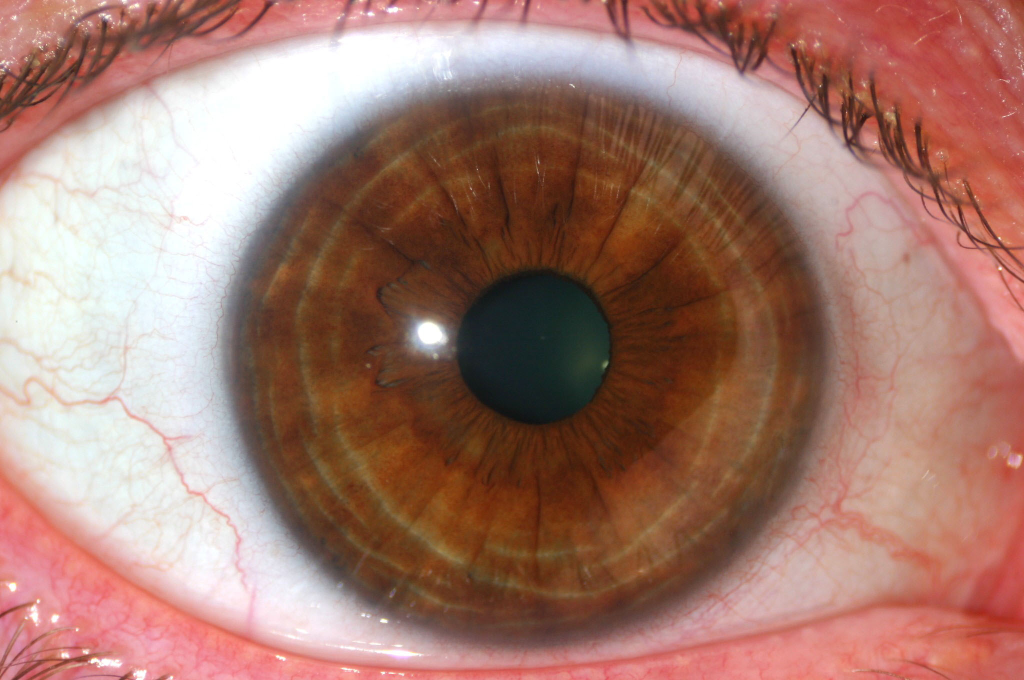
%> input picture image2.jpg, 2048 x 1360 px (shown at 1/2 size)
$ octave --eval "result = main(imread('image2.jpg'));"   (GNU Octave 9; MATLAB toolbox functions it lacks are replaced by stand-ins)
%> lines starting %> are read from the running program, lines starting %| are printed output that depends on the picture
### findPupilSizeAndLocation.m
function [ row, column, radius ] = findPupilSizeAndLocation( img )
% [34 lines of commented-out code are left out]
imshow(img);

fprintf('select 4 points along the edge of the pupil that are not next to',...
    'each other. ideal distance between points is ?/2');

a = impoint(gca);
pt1 = getPosition(a);


a = impoint(gca);
pt2 = getPosition(a);


a = impoint(gca);
pt3 = getPosition(a);


a = impoint(gca);
pt4 = getPosition(a);

A = [pt1(1) pt2(1) pt3(1) pt4(1)];
B = [pt1(2) pt2(2) pt3(2) pt4(2)];

column = sum(A)/4;
row = sum(B)/4;


radius1 = sqrt((pt1(1) - column)^2 + (pt1(2) - row)^2);
radius2 = sqrt((pt2(1) - column)^2 + (pt2(2) - row)^2);
radius3 = sqrt((pt3(1) - column)^2 + (pt3(2) - row)^2);
radius4 = sqrt((pt4(1) - column)^2 + (pt4(2) - row)^2);


radius = (radius1 + radius2 + radius3 + radius4) / 4;


end

### main.m
function [img2, featureVector] = main(img)
close all
global GRAY
global RED
global BLUE
global GREEN
GRAY = 4;
RED = 1;
BLUE = 3;
GREEN = 2;

directory = dir('*.png');
%for i = 1 : size(directory,1)


    % Read in original iris image
    imgs(:,:,GRAY) = rgb2gray(img);
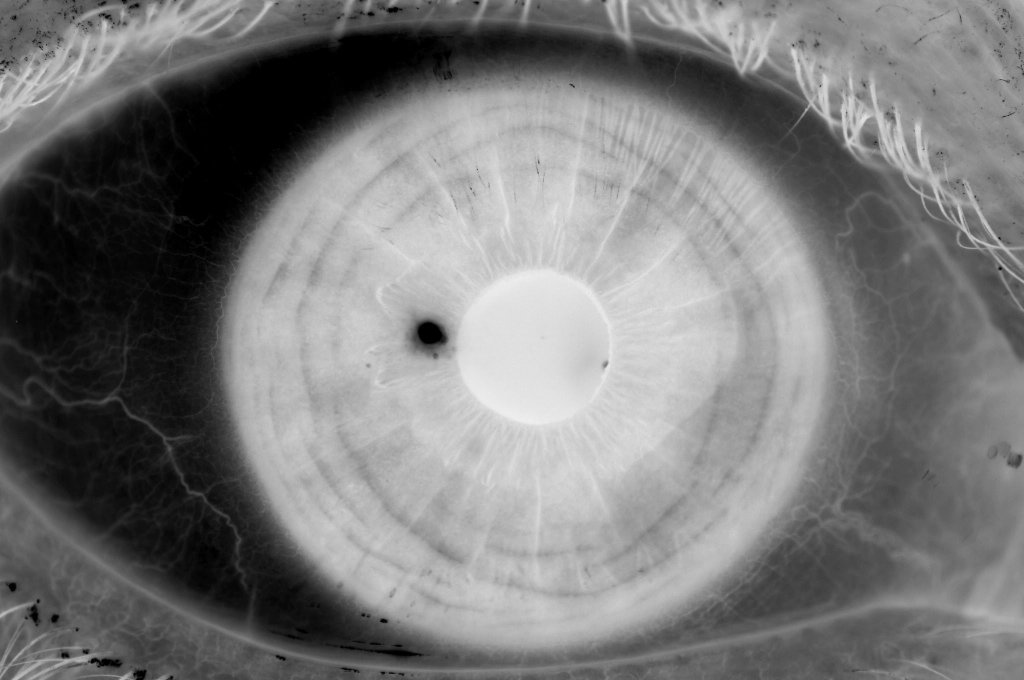
%> imgs: size 1360x2048x4 uint8 (shown at 1/2 size); mean R, G, B, A 0, 0, 0, 134.1; transparent parts drawn white
    imgs(:,:,RED)  = img(:,:,RED);
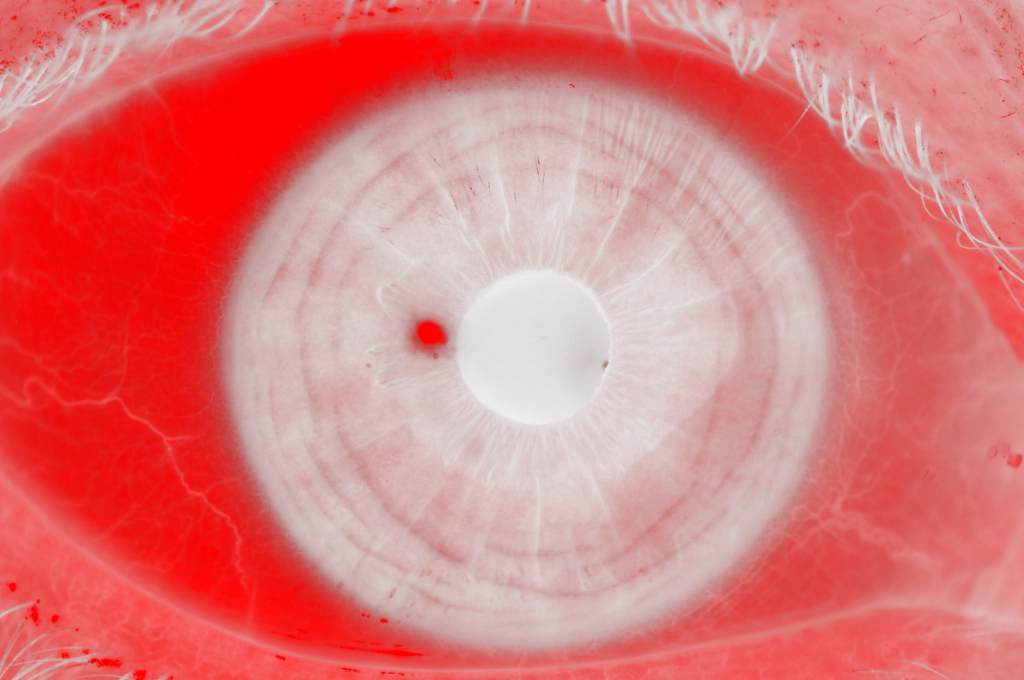
%> imgs: size 1360x2048x4 uint8 (shown at 1/2 size); mean R, G, B, A 164.7, 0, 0, 134.1; transparent parts drawn white
    imgs(:,:,BLUE) = img(:,:,BLUE);
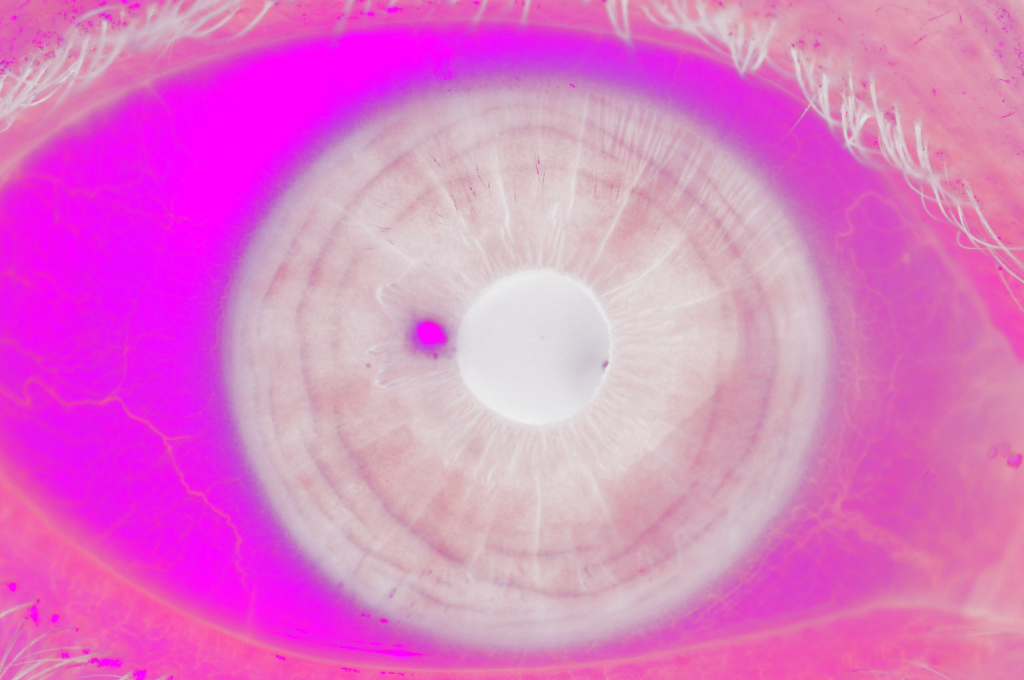
%> imgs: size 1360x2048x4 uint8 (shown at 1/2 size); mean R, G, B, A 164.7, 0, 111.7, 134.1; transparent parts drawn white
    imgs(:,:,GREEN) = img(:,:,GREEN);
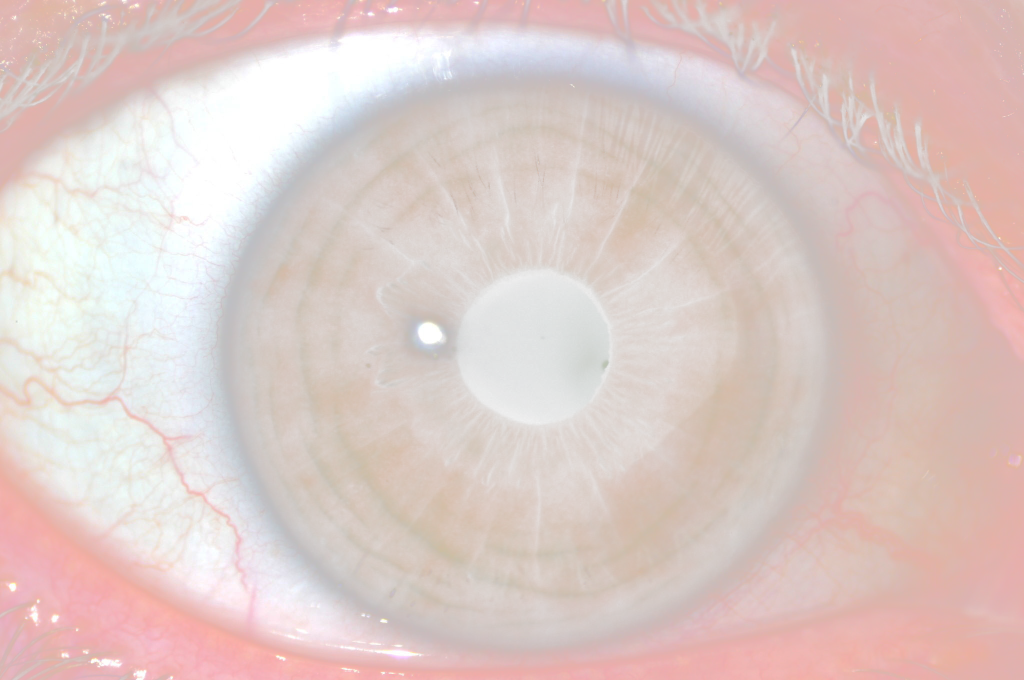
%> imgs: size 1360x2048x4 uint8 (shown at 1/2 size); mean R, G, B, A 164.7, 122.9, 111.7, 134.1; transparent parts drawn white
%> the run ends on the next line


    [ row, column, radius ] = findPupilSizeAndLocation( img );
    [radius_2 ] = findScleraSizeAndLocation( img,row,column );
    height = size(img,1)/2;
    width = (size(img,2)/2);
    dist = max(height,width);
    H = [1 0;
        0 1;
        -column+width -row+height;];
    T = maketform('affine',H);
    bounds = findbounds(T,[1 1; [size(img,2) size(img,1)]]);
    img_m = imtransform(img,T,'XData',[1 size(img,2)],'YData',[1 size(img,1)]);
    %imtool(img_m);


    min_size = min(height*2,width*2);

    r1 = floor(height-min_size/2)+1;
    c1 = floor(width-min_size/2)+1;
    r2 = floor(height+min_size/2);
    c2 = floor(width+min_size/2);


    img_x = img_m(r1:r2,c1:c2,:);
    %imtool(img_x);
    min_size = min_size/2;
    img2 = ImToPolar(img_x,radius/min_size,radius_2/min_size,(radius_2-radius)*2,(radius_2-radius)*2*pi);
    imtool(uint8(img2));

    % perform feature extraction
    featureVector = extractFeatures(img2);

    % display stuff
    imtool(reshape(featureVector / max(featureVector), 255, 96));
end

$ run again, on image3.jpg
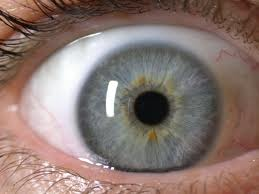
%> input picture image3.jpg, 259 x 194 px
%> in main, `imgs(:,:,BLUE) = img(:,:,BLUE);`:
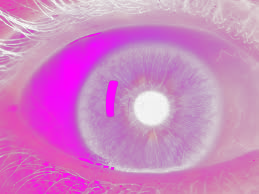
%> imgs: size 194x259x4 uint8; mean R, G, B, A 138.3, 0, 113.1, 124.4; transparent parts drawn white
%> in main, `imgs(:,:,GREEN) = img(:,:,GREEN);`:
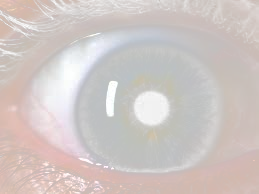
%> imgs: size 194x259x4 uint8; mean R, G, B, A 138.3, 119.5, 113.1, 124.4; transparent parts drawn white

$ run again, on Iris.jpg
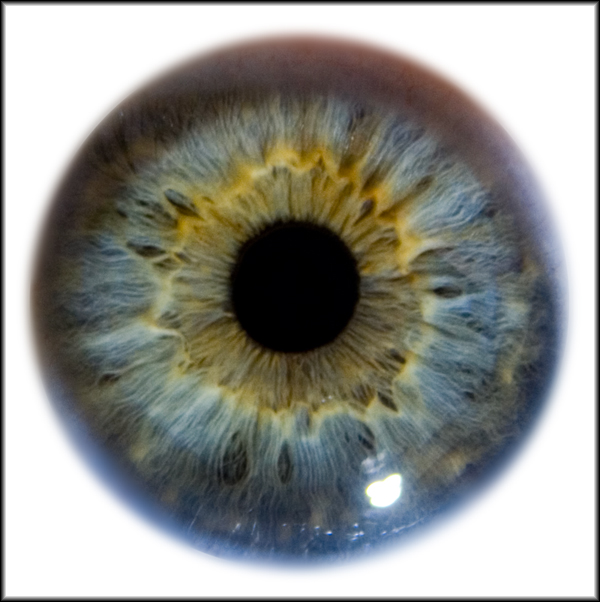
%> input picture Iris.jpg, 600 x 602 px
%> in main, `imgs(:,:,BLUE) = img(:,:,BLUE);`:
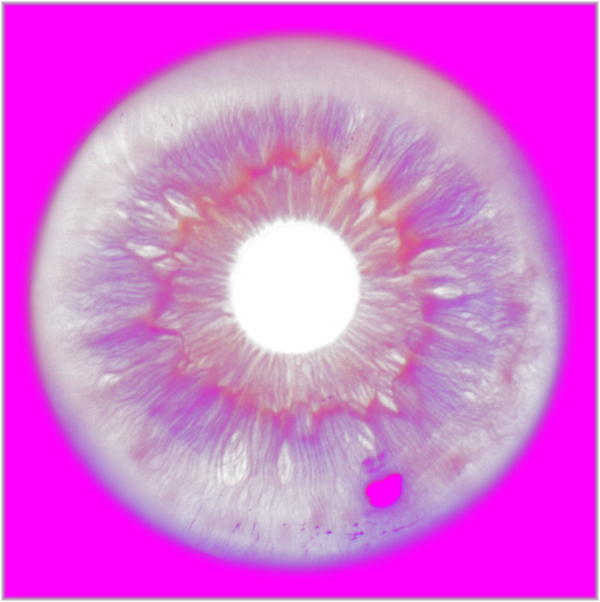
%> imgs: size 602x600x4 uint8; mean R, G, B, A 146, 0, 141.6, 146; transparent parts drawn white
%> in main, `imgs(:,:,GREEN) = img(:,:,GREEN);`:
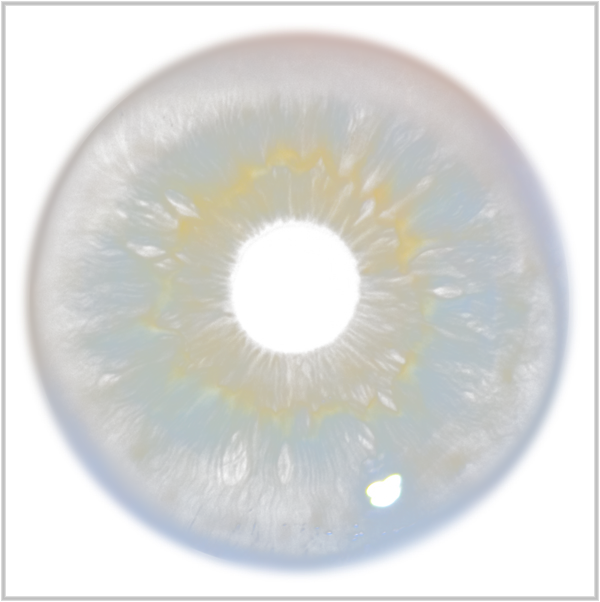
%> imgs: size 602x600x4 uint8; mean R, G, B, A 146, 146.8, 141.6, 146; transparent parts drawn white

$ run again, on Mixed_Iris.JPG
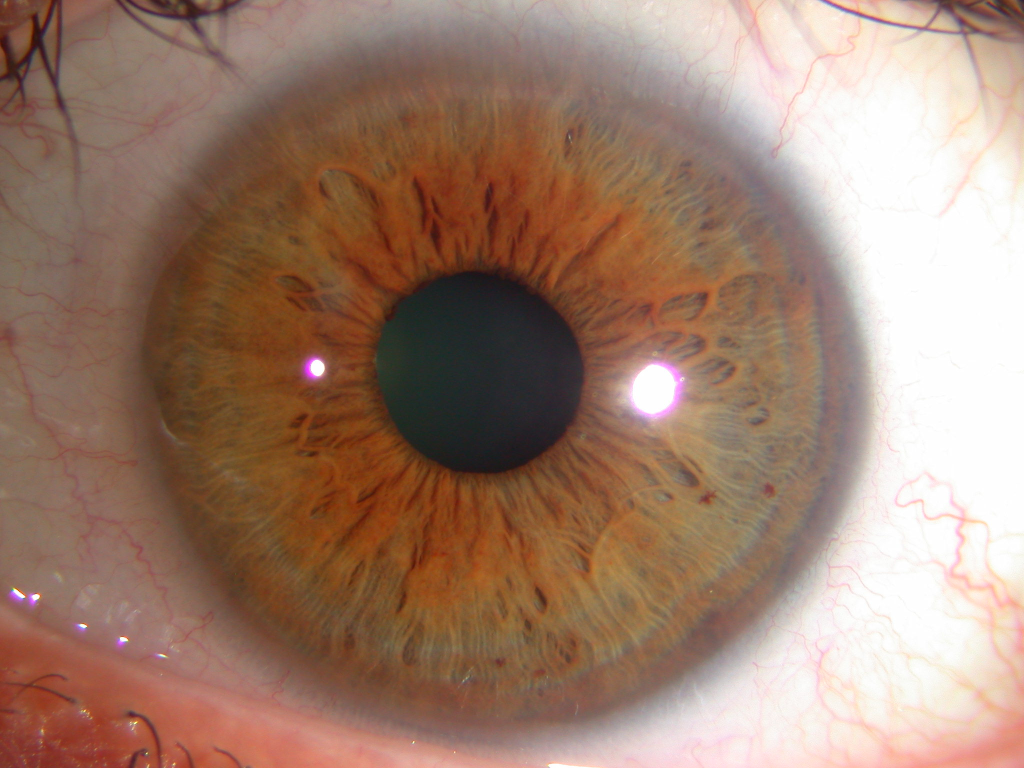
%> input picture Mixed_Iris.JPG, 2048 x 1536 px (shown at 1/2 size)
%> in main, `imgs(:,:,BLUE) = img(:,:,BLUE);`:
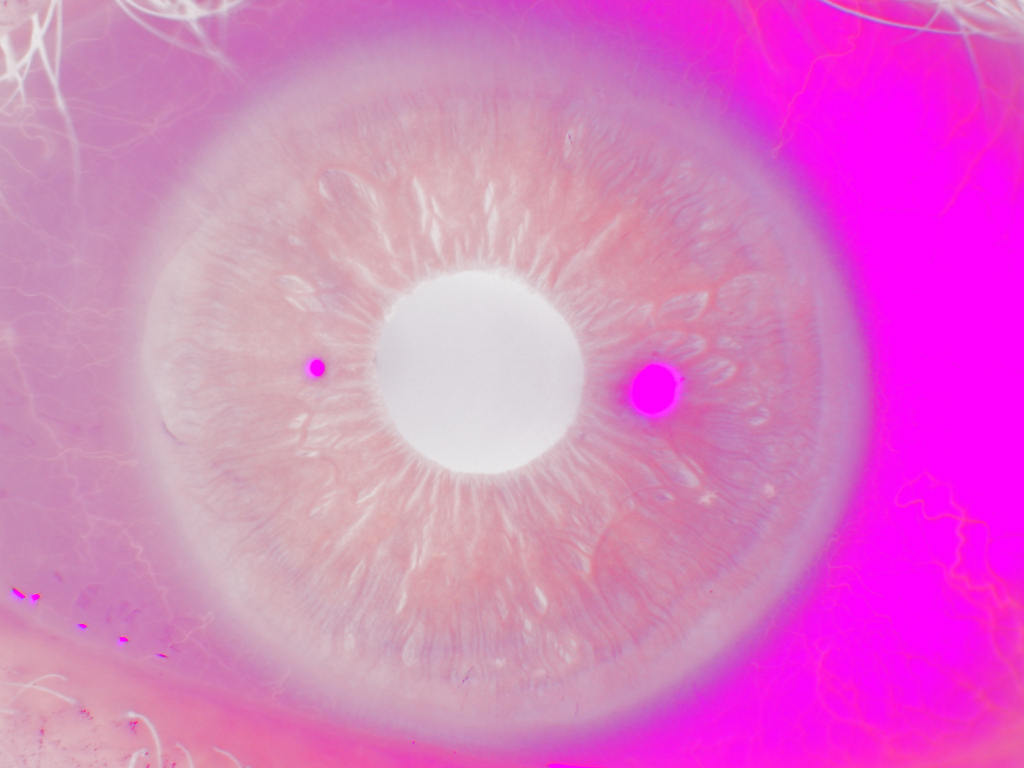
%> imgs: size 1536x2048x4 uint8 (shown at 1/2 size); mean R, G, B, A 158.3, 0, 109.9, 134.4; transparent parts drawn white
%> in main, `imgs(:,:,GREEN) = img(:,:,GREEN);`:
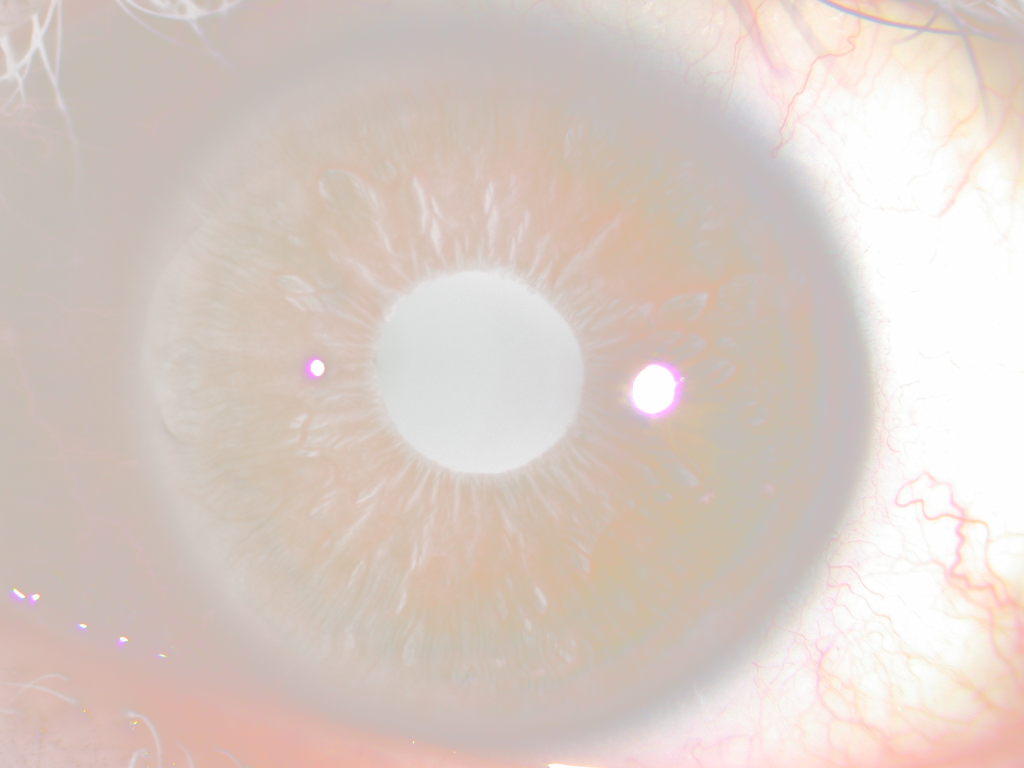
%> imgs: size 1536x2048x4 uint8 (shown at 1/2 size); mean R, G, B, A 158.3, 127, 109.9, 134.4; transparent parts drawn white
